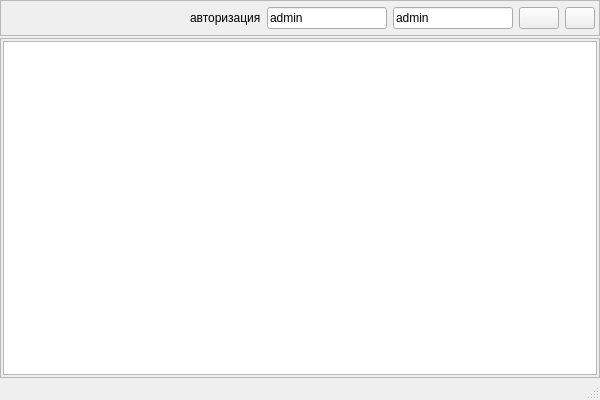
<?xml version="1.0" encoding="UTF-8"?>
<ui version="4.0">
 <class>MainWindow</class>
 <widget class="QMainWindow" name="MainWindow">
  <property name="geometry">
   <rect>
    <x>0</x>
    <y>0</y>
    <width>600</width>
    <height>400</height>
   </rect>
  </property>
  <property name="minimumSize">
   <size>
    <width>600</width>
    <height>400</height>
   </size>
  </property>
  <property name="maximumSize">
   <size>
    <width>600</width>
    <height>400</height>
   </size>
  </property>
  <property name="windowTitle">
   <string>Easy_VOLS</string>
  </property>
  <widget class="QWidget" name="centralwidget">
   <layout class="QVBoxLayout" name="verticalLayout_2">
    <property name="spacing">
     <number>2</number>
    </property>
    <property name="leftMargin">
     <number>0</number>
    </property>
    <property name="topMargin">
     <number>0</number>
    </property>
    <property name="rightMargin">
     <number>0</number>
    </property>
    <property name="bottomMargin">
     <number>0</number>
    </property>
    <item>
     <widget class="QFrame" name="frame">
      <property name="minimumSize">
       <size>
        <width>0</width>
        <height>36</height>
       </size>
      </property>
      <property name="maximumSize">
       <size>
        <width>16777215</width>
        <height>36</height>
       </size>
      </property>
      <property name="frameShape">
       <enum>QFrame::StyledPanel</enum>
      </property>
      <property name="frameShadow">
       <enum>QFrame::Raised</enum>
      </property>
      <layout class="QHBoxLayout" name="horizontalLayout">
       <property name="leftMargin">
        <number>4</number>
       </property>
       <property name="topMargin">
        <number>4</number>
       </property>
       <property name="rightMargin">
        <number>4</number>
       </property>
       <property name="bottomMargin">
        <number>4</number>
       </property>
       <item>
        <spacer name="horizontalSpacer">
         <property name="orientation">
          <enum>Qt::Horizontal</enum>
         </property>
         <property name="sizeHint" stdset="0">
          <size>
           <width>40</width>
           <height>20</height>
          </size>
         </property>
        </spacer>
       </item>
       <item>
        <widget class="QLabel" name="label_user">
         <property name="text">
          <string>авторизация</string>
         </property>
        </widget>
       </item>
       <item>
        <widget class="QLineEdit" name="lineEdit_login">
         <property name="maximumSize">
          <size>
           <width>120</width>
           <height>16777215</height>
          </size>
         </property>
         <property name="text">
          <string>admin</string>
         </property>
         <property name="placeholderText">
          <string>login</string>
         </property>
        </widget>
       </item>
       <item>
        <widget class="QLineEdit" name="lineEdit_password">
         <property name="maximumSize">
          <size>
           <width>120</width>
           <height>16777215</height>
          </size>
         </property>
         <property name="text">
          <string>admin</string>
         </property>
         <property name="placeholderText">
          <string>password</string>
         </property>
        </widget>
       </item>
       <item>
        <widget class="QPushButton" name="but_login">
         <property name="maximumSize">
          <size>
           <width>60</width>
           <height>16777215</height>
          </size>
         </property>
         <property name="text">
          <string/>
         </property>
         <property name="icon">
          <iconset resource="resources.qrc">
           <normaloff>:/icons/resources/icons/login.png</normaloff>:/icons/resources/icons/login.png</iconset>
         </property>
        </widget>
       </item>
       <item>
        <widget class="QPushButton" name="but_logout">
         <property name="maximumSize">
          <size>
           <width>30</width>
           <height>16777215</height>
          </size>
         </property>
         <property name="focusPolicy">
          <enum>Qt::NoFocus</enum>
         </property>
         <property name="text">
          <string/>
         </property>
         <property name="icon">
          <iconset resource="resources.qrc">
           <normaloff>:/icons/resources/icons/logout.png</normaloff>:/icons/resources/icons/logout.png</iconset>
         </property>
        </widget>
       </item>
      </layout>
     </widget>
    </item>
    <item>
     <widget class="QScrollArea" name="scrollArea">
      <property name="minimumSize">
       <size>
        <width>0</width>
        <height>300</height>
       </size>
      </property>
      <property name="focusPolicy">
       <enum>Qt::NoFocus</enum>
      </property>
      <property name="widgetResizable">
       <bool>true</bool>
      </property>
      <widget class="QWidget" name="scrollAreaWidgetContents">
       <property name="geometry">
        <rect>
         <x>0</x>
         <y>0</y>
         <width>598</width>
         <height>316</height>
        </rect>
       </property>
       <layout class="QVBoxLayout" name="verticalLayout">
        <property name="spacing">
         <number>2</number>
        </property>
        <property name="leftMargin">
         <number>2</number>
        </property>
        <property name="topMargin">
         <number>2</number>
        </property>
        <property name="rightMargin">
         <number>2</number>
        </property>
        <property name="bottomMargin">
         <number>2</number>
        </property>
        <item>
         <widget class="QTextEdit" name="textEdit_log">
          <property name="focusPolicy">
           <enum>Qt::NoFocus</enum>
          </property>
          <property name="html">
           <string>&lt;!DOCTYPE HTML PUBLIC &quot;-//W3C//DTD HTML 4.0//EN&quot; &quot;http://www.w3.org/TR/REC-html40/strict.dtd&quot;&gt;
&lt;html&gt;&lt;head&gt;&lt;meta name=&quot;qrichtext&quot; content=&quot;1&quot; /&gt;&lt;meta charset=&quot;utf-8&quot; /&gt;&lt;style type=&quot;text/css&quot;&gt;
p, li { white-space: pre-wrap; }
hr { height: 1px; border-width: 0; }
li.unchecked::marker { content: &quot;\2610&quot;; }
li.checked::marker { content: &quot;\2612&quot;; }
&lt;/style&gt;&lt;/head&gt;&lt;body style=&quot; font-family:'Sans Serif'; font-size:9pt; font-weight:400; font-style:normal;&quot;&gt;
&lt;p style=&quot;-qt-paragraph-type:empty; margin-top:0px; margin-bottom:0px; margin-left:0px; margin-right:0px; -qt-block-indent:0; text-indent:0px;&quot;&gt;&lt;br /&gt;&lt;/p&gt;&lt;/body&gt;&lt;/html&gt;</string>
          </property>
         </widget>
        </item>
       </layout>
      </widget>
     </widget>
    </item>
   </layout>
  </widget>
  <widget class="QMenuBar" name="menubar">
   <property name="geometry">
    <rect>
     <x>0</x>
     <y>0</y>
     <width>600</width>
     <height>22</height>
    </rect>
   </property>
  </widget>
  <widget class="QStatusBar" name="statusbar"/>
 </widget>
 <tabstops>
  <tabstop>scrollArea</tabstop>
  <tabstop>lineEdit_password</tabstop>
  <tabstop>but_login</tabstop>
  <tabstop>but_logout</tabstop>
  <tabstop>lineEdit_login</tabstop>
  <tabstop>textEdit_log</tabstop>
 </tabstops>
 <resources>
  <include location="resources.qrc"/>
 </resources>
 <connections/>
</ui>
